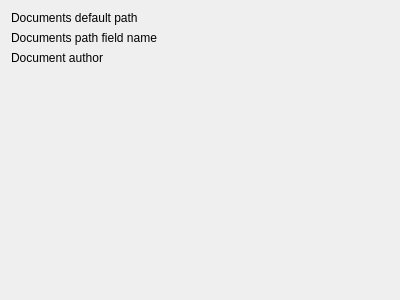
<?xml version="1.0" encoding="UTF-8"?>
<ui version="4.0">
 <class>DocumentRelationEditorConfigWidgetBase</class>
 <widget class="QWidget" name="DocumentRelationEditorConfigWidgetBase">
  <property name="geometry">
   <rect>
    <x>0</x>
    <y>0</y>
    <width>400</width>
    <height>300</height>
   </rect>
  </property>
  <property name="windowTitle">
   <string>Form</string>
  </property>
  <layout class="QGridLayout" name="gridLayout">
   <item row="0" column="2">
    <widget class="QgsFieldExpressionWidget" name="mDocumentsPathExpressionWidget" native="true">
     <property name="toolTip">
      <string>&lt;html&gt;&lt;head/&gt;&lt;body&gt;&lt;p&gt;&lt;span style=&quot; font-family:'Noto Serif','ui-serif','serif'; font-size:16px; color:#363c42; background-color:#ffffff;&quot;&gt;An expression to the default path for documents. This is in most cases the same expression as for the attachment widget’s default path in the documents table attribute form.&lt;/span&gt;&lt;/p&gt;&lt;/body&gt;&lt;/html&gt;</string>
     </property>
    </widget>
   </item>
   <item row="1" column="2">
    <widget class="QgsFieldExpressionWidget" name="mDocumentFilenameExpressionWidget" native="true">
     <property name="toolTip">
      <string>&lt;html&gt;&lt;head/&gt;&lt;body&gt;&lt;p&gt;The name of the field containing the filename in the documents table&lt;/p&gt;&lt;/body&gt;&lt;/html&gt;</string>
     </property>
    </widget>
   </item>
   <item row="2" column="2">
    <widget class="QgsFieldExpressionWidget" name="mDocumentAuthorExpressionWidget" native="true"/>
   </item>
   <item row="2" column="0" colspan="2">
    <widget class="QLabel" name="label_3">
     <property name="text">
      <string>Document author</string>
     </property>
    </widget>
   </item>
   <item row="0" column="0" colspan="2">
    <widget class="QLabel" name="label_2">
     <property name="text">
      <string>Documents default path</string>
     </property>
    </widget>
   </item>
   <item row="3" column="2">
    <spacer name="verticalSpacer">
     <property name="orientation">
      <enum>Qt::Vertical</enum>
     </property>
     <property name="sizeHint" stdset="0">
      <size>
       <width>20</width>
       <height>40</height>
      </size>
     </property>
    </spacer>
   </item>
   <item row="1" column="0">
    <widget class="QLabel" name="label">
     <property name="text">
      <string>Documents path field name</string>
     </property>
    </widget>
   </item>
  </layout>
 </widget>
 <customwidgets>
  <customwidget>
   <class>QgsFieldExpressionWidget</class>
   <extends>QWidget</extends>
   <header>qgsfieldexpressionwidget.h</header>
  </customwidget>
 </customwidgets>
 <resources/>
 <connections/>
</ui>
